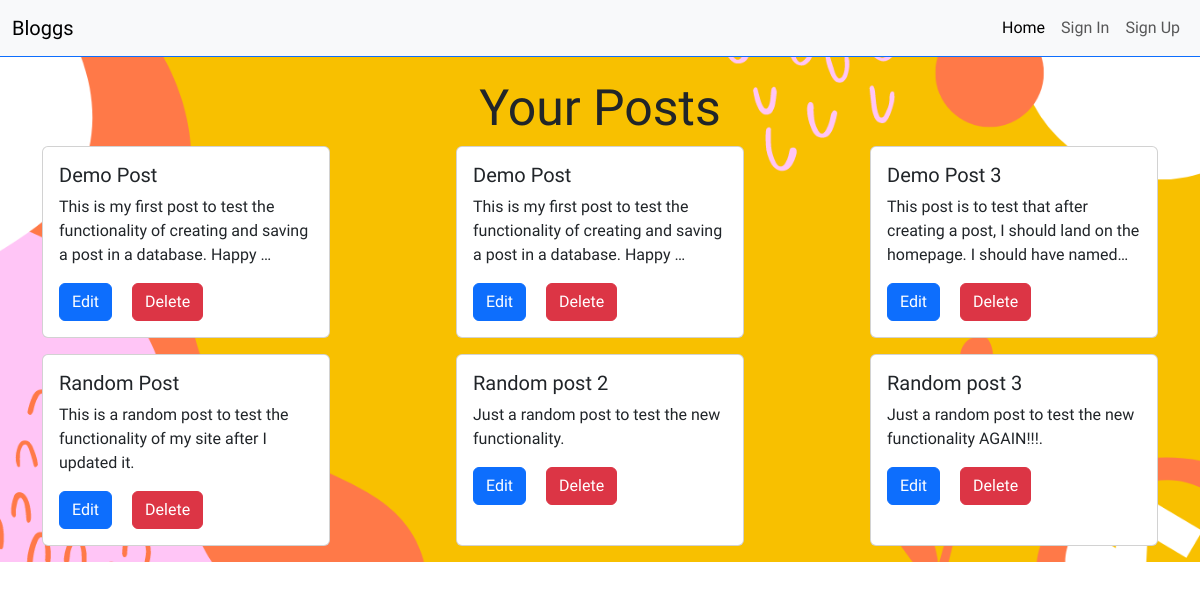
Before: /blogs/your_posts/1/ with the older database file.
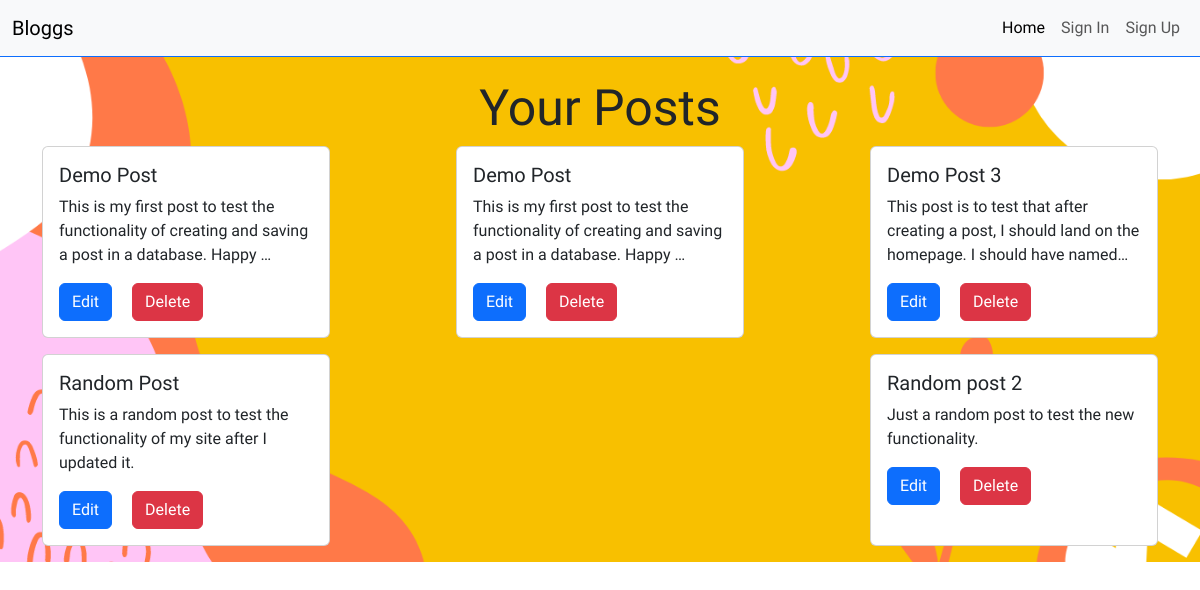
After: the same page with the newer database file.
### blogs/models.py (models this page shows)
class Blog(models.Model):
    title = models.CharField(max_length=200)
    content = models.TextField()
    created_at = models.DateTimeField()
    user = models.ForeignKey(User, on_delete=models.CASCADE)

### blogs/views.py (the view)
# urls.py: path('your_posts/<int:user_id>/', views.view_your_posts, name='your_posts'),
def view_your_posts(request, user_id):
    blogs = Blog.objects.filter(user=user_id)
    context = {'blogs': blogs}
    return render(request, 'blogs/user_posts.html', context)

### Blog/templates/blogs/user_posts.html (shortened to what this page needs)
{% extends '../base.html' %}
{% load static %}
{% block content %}
<div class="main-user-posts container-fluid d-flex flex-column justify-content-center align-items-center mt-5">
    <h1 class="main-h1">Your Posts</h1>
    <div class="container d-flex flex-row flex-wrap justify-content-between align-items-between">
        {% if blogs %}
            {% for blog in blogs %}
                <div class="card mb-3" style="width: 18rem;">
                    <div class="card-body">
                        <h5 class="card-title">{{ blog.title }}</h5>
                        <p class="card-text">{{ blog.content|truncatechars:100 }}</p>
                        <a href="{% url 'edit' blog.pk %}" class="card-link btn btn-primary">Edit</a>
                        <a href="{% url 'delete' blog.pk %}" class="card-link btn btn-danger">Delete</a>
                    </div>
                </div>
            {% endfor %}
        {% endif %}
    </div>
</div>
{% endblock %}

Changed rows visible on the page:
removed Blog: title "Random post 3", content "Just a random post to test the new functionality AGAIN!!!."
